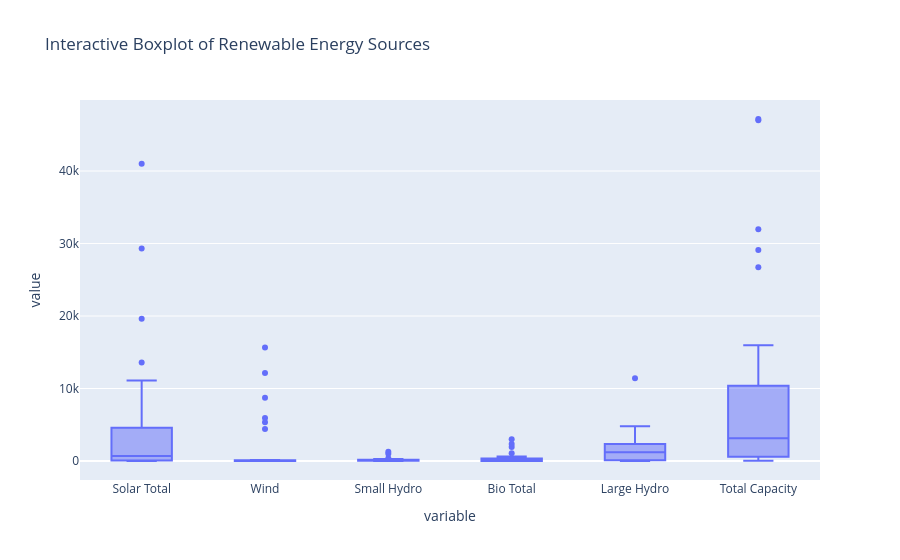

Source (notebook cell):
### Code cell
import plotly.express as px

num_df = df_state.select_dtypes(include="number")

fig = px.box(
    num_df,
    title="Interactive Boxplot of Renewable Energy Sources",
)

fig.show()

### Figure 1 — Plotly figure (JSON) as saved in the notebook; plotly's stock layout.template omitted (floating-point values rounded to 4 significant figures; data arrays with more than 128 entries replaced by an {"elided": "..."} marker saying what was removed)
{"data": [{"alignmentgroup": "True", "hovertemplate": "variable=%{x}<br>value=%{y}<extra></extra>", "legendgroup": "", "marker": {"color": "#636efa"}, "name": "", "notched": false, "offsetgroup": "", "orientation": "v", "showlegend": false, "type": "box", "x": {"elided": "168 str values"}, "x0": " ", "xaxis": "x", "y": {"elided": "168 float values"}, "y0": " ", "yaxis": "y"}], "layout": {"boxmode": "group", "legend": {"tracegroupgap": 0}, "title": {"text": "Interactive Boxplot of Renewable Energy Sources"}, "xaxis": {"anchor": "y", "domain": [0, 1], "title": {"text": "variable"}}, "yaxis": {"anchor": "x", "domain": [0, 1], "title": {"text": "value"}}}}
